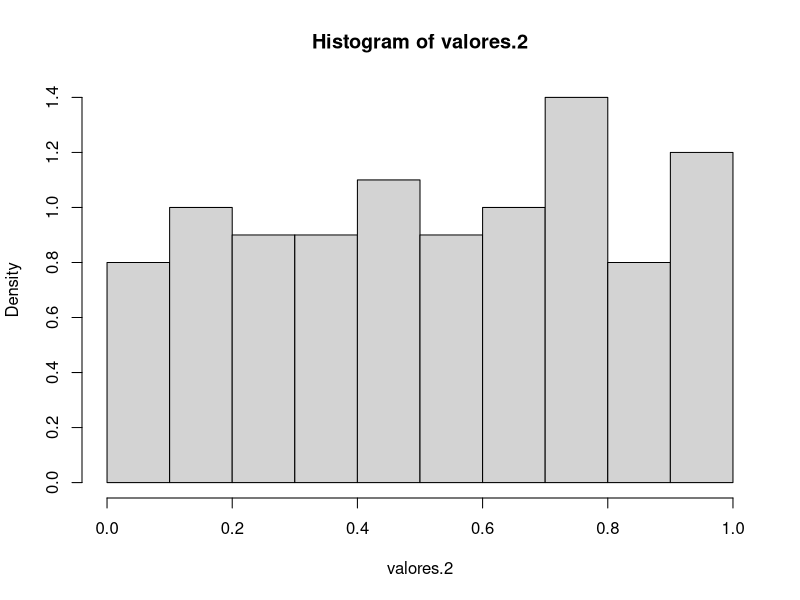
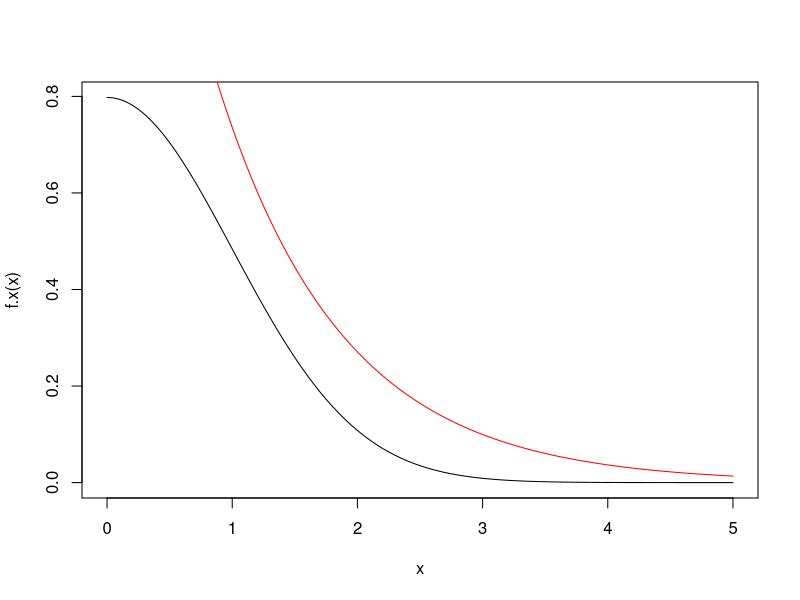
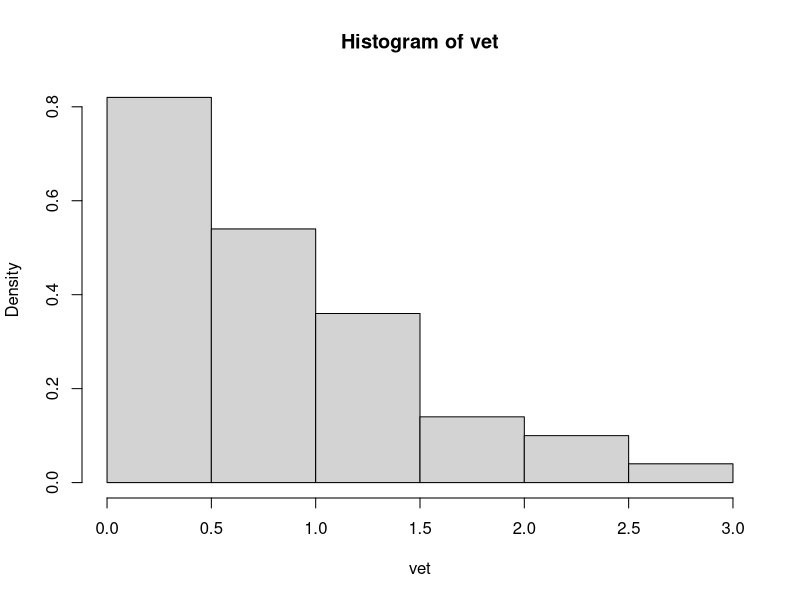
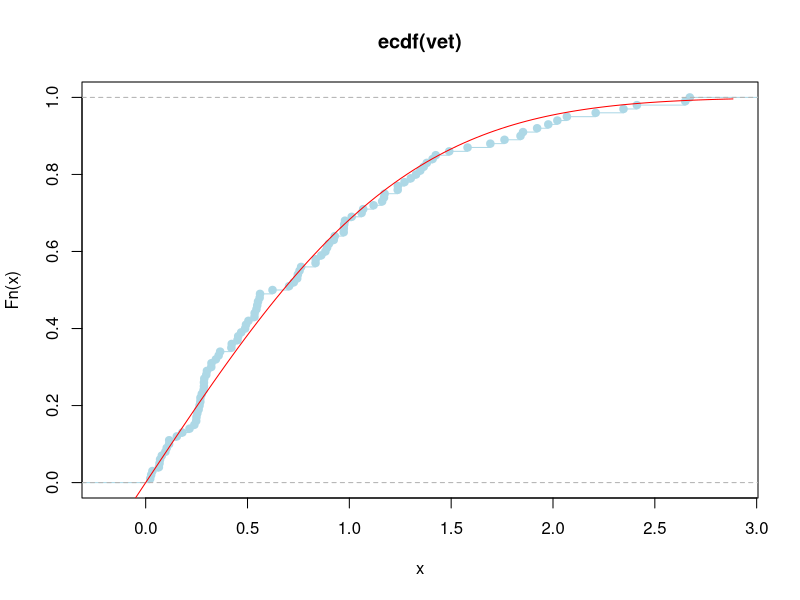

Here is the R script that generated these plots, in order: (Note: this script raises an error after producing the figures.)
# ------------------ Estatistica Computacional II - EST066 ------------------ #
# Data: 18/04/2023

xis.p <- function(x, a = 1664525, b = 1013904223, m = 2**32){
  (a*x + b)%%m
}

runif.my <- function(n, x0 = 2, m = 2**32){
  antes <- x0
  vetor <- numeric(n)
  for(i in 1:n){
    xis <- xis.p(antes)
    antes <- xis
    u <- xis/m
    vetor[i] <- u
  }
  vetor
}

valores.2 <- runif.my(100)
ks.test(valores.2, "punif", 0, 1)

mean(valores.2)
sum(valores.2)

histog <- hist(valores.2, breaks = 10, freq = F)
str(histog)
resumo <- cbind(1:10, histog$counts)
resumo
tabela <- table(resumo)
tabela

sum((resumo[,2] - 10)**2)/10
# Probabilidade da qui-quadrado com nove graus de liberdade ser maior que 3.2
1 - pchisq(3.2, df = 9)
chisq.test(resumo[,2])

# Novo metodo de geracao de numeros aleatorios
# f: fdp de interesse
# g: fdp candidata(simples gerar valores de g)

# Ha uma constante M tal que f(x)/g(x) <= M, para todo x e Ry

# (1) Gerar Y de acordo com g
# (2) Gerar U~Unif(0,1)
# Se U <= f(y)/(M*g(y)), entao X = Y e pare, caso contrario repita o passo 1

# Gerar 2*N(0,1)
f.x <- function(x) (2*exp(-x**2 / 2))/sqrt(2*pi)
curve(f.x, from = 0, to = 5)
M <- exp(0.5)*2 / sqrt(2*pi)
g.y <- function(y) 2 * dexp(y) # TROCAR 2 POR M
curve(g.y, from = 0, to = 5, add = T, col = "red")

set.seed(666)
u1 <- runif(1)
y <- -log(u1)

u2 <- runif(1)

f.x(y)/g.y(y) > u2

set.seed(666)
u1 <- runif(1)
y <- -log(u1)

u2 <- runif(1)

f.x(y)/g.y(y)
f.x(y)/g.y(y) > u2


i<- 1
cont<-0
vet <- numeric(100)
while(i<=100){
  
  u1<-runif(1)
  y<--log(u1)
  u2<-runif(1)
  
  if(f.x(y)/g.y(y)>u2){
    vet[i]<-y
    i<-i+1
  }
cont<-cont+1
}
cont
100/cont

hist(vet, freq = F)

# Funcao que gera o modulo do valor absoluto de uma normal

Fx<-function(x){
  2* (pnorm(x)-1/2)
}

# Empirica de vet

Fn<-ecdf(vet)
plot(Fn, col = 'lightblue')

curve(Fx, add = T, col = "red")  
ks.test(vet, "Fx") 

vet.norm<- function(){
  
  for (i in 1: length(vet)){
  
  u3<-runif(1)
  
 if (u3<0.5)
  vet[i]<-(-1)*vet[i]
 
  }


}

ks.test(vet, "vet.norm") 

# Gerar gamas e betas

gamma(100) 
lgamma(100)
gamma(1/2)

